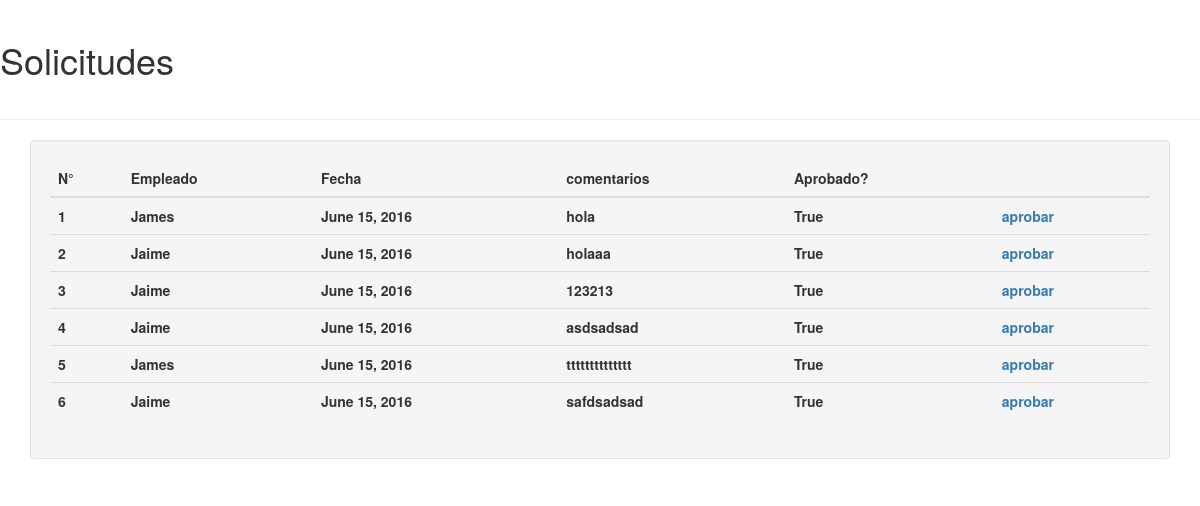
Screenshot of /solicitudes/vervacante with the database file from the repository.
### solicitudes/models.py (models this page shows, shortened)
class SolicitudVacante(models.Model):
    TIPO_CARGO = (
        (u'N', u'Nuevo'),
        (u'R', u'Reemplazo'),
    )
    TIPO_JORNADA = (
        (u'C', u'Completa'),
        (u'P', u'Part-Time'),
    )
    empleado = models.ForeignKey(Empleado, null=True)
    vacantes = models.IntegerField(default=5)
    tipo_cargo = models.CharField(max_length=2, choices=TIPO_CARGO, null=True)
    tipo_jornada = models.CharField(default="C",max_length=2, choices=TIPO_JORNADA)
    sueldo = models.IntegerField(blank=True, null=True)
    comentarios = models.CharField(blank=True, max_length=100)
    fecha_creacion = models.DateField(default=datetime.datetime.today)
    aprobacion = models.BooleanField(default=False)
    encargado = models.ForeignKey(ResponsableRRHH, null=True)

class Empleado(models.Model):
    nombre = models.CharField(blank=True, max_length=50)
    def __unicode__(self):
        return u"%s" % self.nombre

### solicitudes/views.py (the view)
def verVacante(request):
	lista = SolicitudVacante.objects.all()
	context =  {'lista': lista}
	return render(request, 'solicitudes/ver_sol_vacante.html', context)

### solicitudes/templates/solicitudes/ver_sol_vacante.html
{% extends "base.html" %}
{% block contenido %}
{% if lista %}
<table class="table tale-strip">
	<thead>
		<tr>
			<th>N°</th>
			<th>Empleado</th>
			<th>Fecha</th>
      <th>comentarios</th>
			<th>Aprobado?</th>
			<th></th>
		</tr>
	</thead>
	<tbody>
		{% for solicitud in lista %}
		<tr>
			<th>{{solicitud.id}}</th>
			<th>{{solicitud.empleado}}</th>
			<th>{{solicitud.fecha_creacion}}</th>
			<th>{{solicitud.comentarios}}</th>
			<th>{{solicitud.aprobacion}}</th>
			<th><a href="{% url 'solicitudes:aprobar' solicitud.id %}"> aprobar</a></th>
		</tr>
		{% empty %}
		<tr>
			<td colspan="5"> No hay solicitudes</td>
		</tr>
		{% endfor %}
	</tbody>
</table>
{% else %}
    <p>No hay solicitudes pendientes ;)</p>
{% endif %}
{% endblock contenido %}

### solicitudes/templates/base.html (shortened to what this page needs)
{% load staticfiles %}
{% load widget_tweaks %}
<!DOCTYPE html>
<html lang="es">
  <head>
    <link href="{% static "css/bootstrap.min.css" %}" rel="stylesheet">
    <link href="//cdn.rawgit.com/Eonasdan/bootstrap-datetimepicker/e8bddc60e73c1ec2475f827be36e1957af72e2ea/build/css/bootstrap-datetimepicker.css" rel="stylesheet">
    <link rel="stylesheet" href="http://fontawesome.io/assets/font-awesome/css/font-awesome.css">
  </head>
  <body>
    <header>
      <div class="page-header">
      <h1>Solicitudes</h1><br>
      </div>
    </header>
    <div class="container">
      <div class="well">
        {% block contenido %}
        {% endblock contenido %}
      </div>
    </div>
  </body>
</html>

### rows the page displays
SolicitudVacante: id "1", empleado "James", fecha_creacion "June 15, 2016", comentarios "hola", aprobacion "True"
SolicitudVacante: id "2", empleado "Jaime", fecha_creacion "June 15, 2016", comentarios "holaaa", aprobacion "True"
SolicitudVacante: id "3", empleado "Jaime", fecha_creacion "June 15, 2016", comentarios "123213", aprobacion "True"
SolicitudVacante: id "4", empleado "Jaime", fecha_creacion "June 15, 2016", comentarios "asdsadsad", aprobacion "True"
SolicitudVacante: id "5", empleado "James", fecha_creacion "June 15, 2016", comentarios "tttttttttttttt", aprobacion "True"
SolicitudVacante: id "6", empleado "Jaime", fecha_creacion "June 15, 2016", comentarios "safdsadsad", aprobacion "True"
